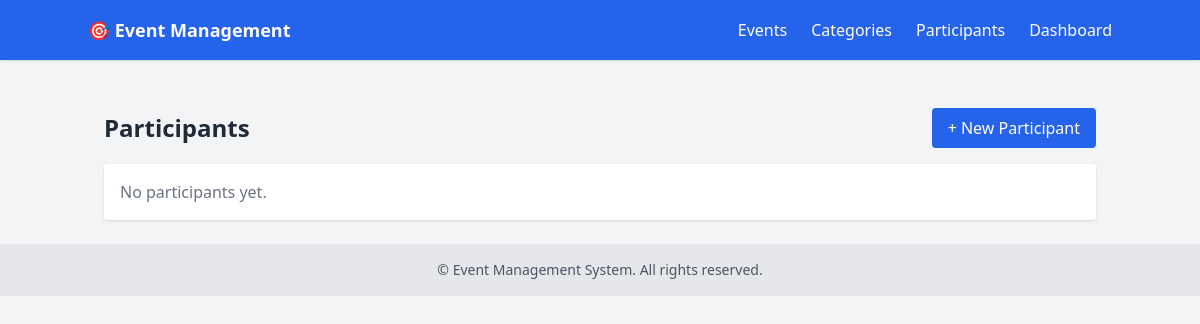
/participants/, run on an earlier commit of the app's database.
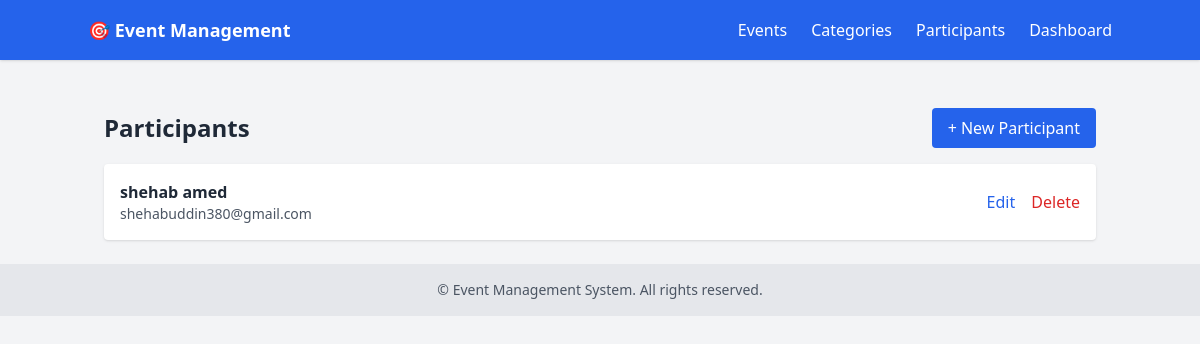
And on a later commit of the database.
### tasks/models.py (models this page shows, shortened)
class Participant(models.Model):
    name = models.CharField(max_length=100)
    email = models.EmailField()
    events = models.ManyToManyField(Event, related_name='participants')

### tasks/views.py (the view)
# urls.py: path('participants/', views.participant_list, name='participant_list'),
def participant_list(request):
    participants = Participant.objects.all()
    return render(request, 'tasks/participant_list.html', {'participants': participants})

### tasks/templates/tasks/participant_list.html (shortened to what this page needs)
{% extends "tasks/base.html" %}
{% block content %}
<div class="flex justify-between items-center mb-4">
    <h1 class="text-2xl font-bold">Participants</h1>
    <a href="{% url 'participant_create' %}" class="bg-blue-600 text-white px-4 py-2 rounded hover:bg-blue-700">+ New Participant</a>
</div>
<ul class="bg-white rounded shadow divide-y">
    {% for participant in participants %}
    <li class="p-4 flex justify-between items-center">
        <div>
            <p class="font-semibold">{{ participant.name }}</p>
            <p class="text-sm text-gray-600">{{ participant.email }}</p>
        </div>
        <div class="space-x-3">
            <a href="{% url 'participant_edit' participant.pk %}" class="text-blue-600 hover:underline">Edit</a>
            <a href="{% url 'participant_delete' participant.pk %}" class="text-red-600 hover:underline">Delete</a>
        </div>
    </li>
    {% empty %}
    <li class="p-4 text-gray-500">No participants yet.</li>
    {% endfor %}
</ul>
{% endblock %}

What changed in the data, as far as the page shows it:
added Participant: name "shehab amed", email "shehabuddin380@gmail.com"
Also different on the page:
text no longer shown: "No participants yet."
